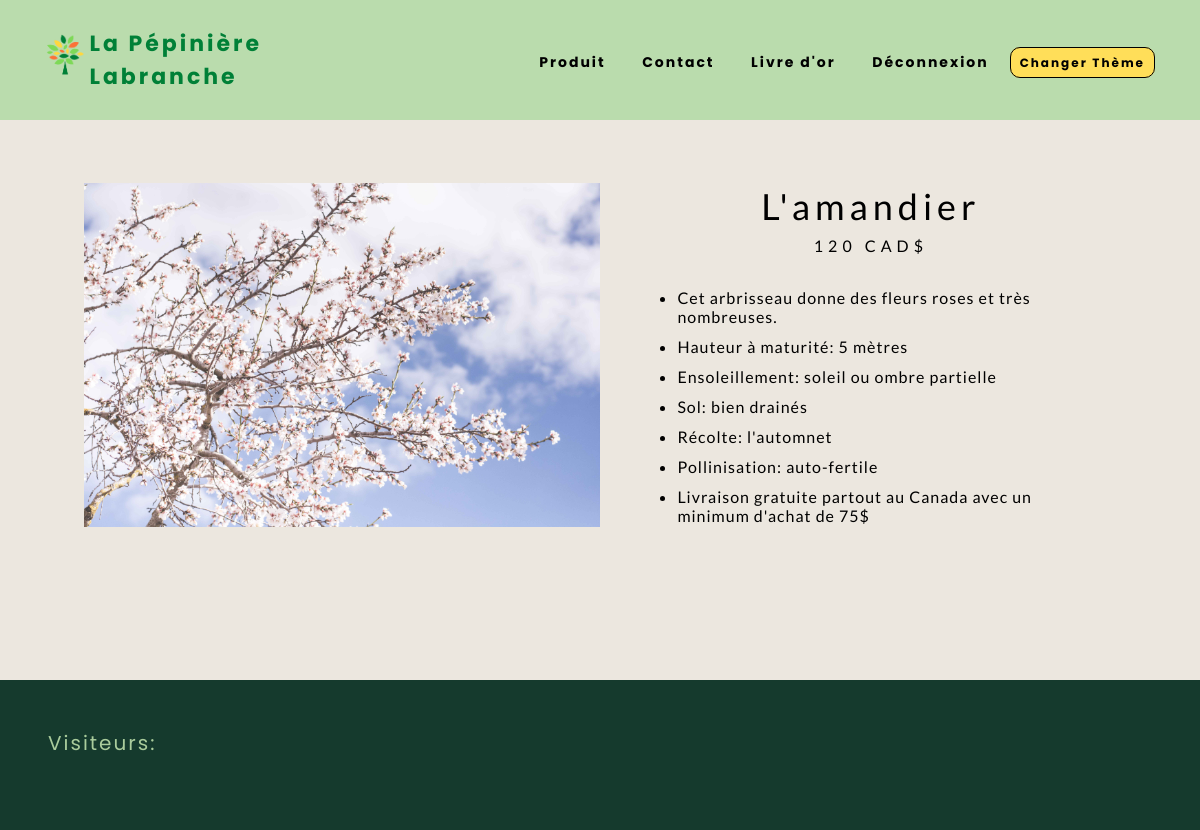
Page /index.php?action=descproduit&id=4 (signed in) on the committed database.
### tables this page shows
CREATE TABLE IF NOT EXISTS `produits` (
  `idProduits` int(11) NOT NULL AUTO_INCREMENT,
  `categorie` varchar(255) NOT NULL,
  `image` varchar(255) NOT NULL,
  `description` text NOT NULL,
  `prix` int(11) NOT NULL,
  `quantite` int(11) NOT NULL,
  `nomProduits` varchar(255) NOT NULL,
  PRIMARY KEY (`idProduits`)
);

### controller/controller.php (called while the page is built, shortened)
<?php
require_once("model/model.php");
function showProduit(){
	$produit = new Produit();
	$result = $produit->getProduit($_GET['id']);
	require "view/descriptionview.php";
}
?>

### model/model.php (called while the page is built, shortened)
<?php
class Produit{
    public function getProduit($prodId)
    {
		$query ='SELECT * FROM produits WHERE idProduits = ?';
		$conn = mysqli_connect("localhost","root","","labranche","3308");
        $stmt = $conn->prepare($query);
		$stmt->bind_param("i", $prodId);
		$stmt->execute();
		$result = $stmt->get_result();
        return $result;
    }
}
?>

### view/descriptionview.php (the view, shortened to what this page needs)
<div id="con">
	<div class="cont" >
	<?php
	while( $row = $result->fetch_array() )
	{
	?>
		<div class="imageDescriptionBox">
			<img class="photoDescription" src="public\images\<?= htmlspecialchars($row ['image']) ;?>">
		</div>
		<div class="description">
			<p class="title"><?php  echo $row ['nomProduits']; ?></p>
			<p class="title prix"><?php  echo $row ['prix']; ?> CAD$</p>
			<?php  echo $row ['description']; ?>
		</div>
	<?php
	}
	?>
	</div>
</div>
<?php require('template.php'); ?>

### public/css/productStyle.css (style rules this page uses)
* { padding:0; margin:0; box-sizing: border-box; }
#con { background-color:#ECE7DF; min-height: 70%; }
.title { padding:1%; text-align: center; letter-spacing: 5px; font-size:36px; }
.cont { padding:5%; padding-left:7%; padding-right:7%; display: grid; grid-template-columns: 50% 50%; letter-spacing: 1px; font-family: 'Lato', sans-serif; }
.description { padding-left:15%; padding-right:10%; }
.description li { padding-bottom: 5px; padding-top: 6px; }
.prix { font-size: 16px; padding-bottom: 27px; }
.imageDescriptionBox { text-align: center; }
.photoDescription { width:100%; position: relative; top: 50%; transform: translateY(-50%); }

### public/css/commentStyle.css (style rules this page uses)
body { background-color: #ddd; }

### public/css/loginStyle.css (style rules this page uses)
html, body { background-color: #ECE7DF; background-size: cover; background-repeat: no-repeat; height: 100%; font-family: 'Poppins', sans-serif; }

### rows in the picture
produits: image (picture), nomProduits "L'amandier", prix "120", description "Cet arbrisseau donne des fleurs roses et très nombreuses. Hauteur à maturité: 5 mètres Ensoleillement: soleil ou ombre partielle Sol: bien drainés Récolte: l'automnet Pollinisation: auto-fertile Livraison gratuite partout au Canada avec un minimum d'achat de 75$"
